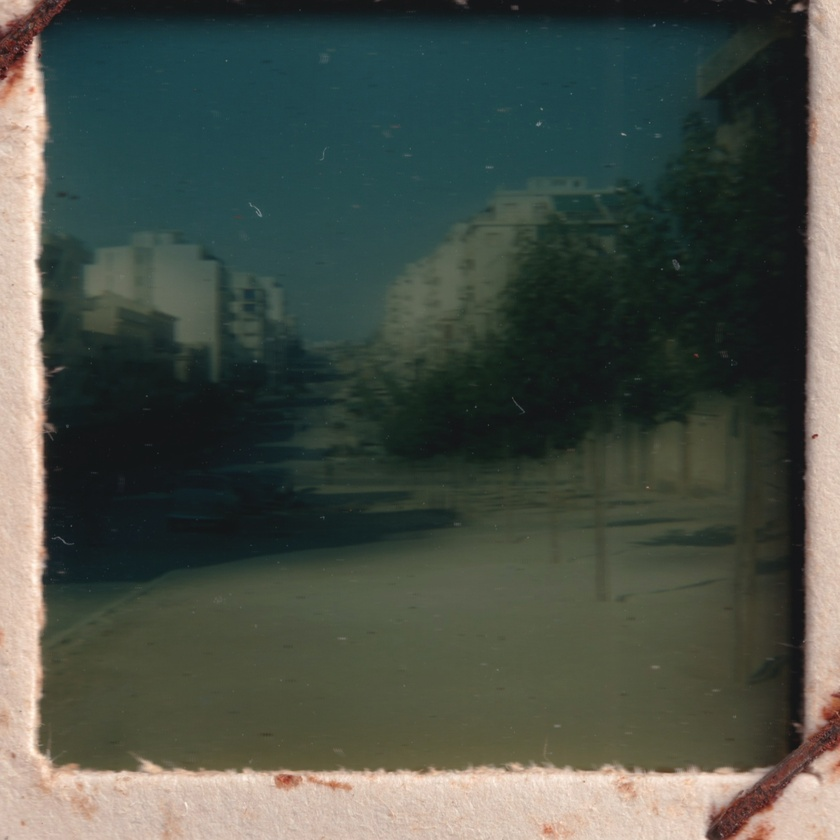
#> input picture debug_window_1.jpg, 840 x 840 px, shrunk from 2410 x 2410 before the run
$ python -i noise_reducer.py   (imports and definitions only)
#> lines starting #> are read from the running program, lines starting #| are printed output that depends on the picture; after the words box and inside, x2 and y2 are one past the last pixel; in counts of white or black regions, pixels touching at a corner belong together
#> further down, picture is the input picture: shape (840, 840, 3); mean B, G, R 72.3, 81, 73.8
"""Component for reducing noise, dust, and aging artifacts in vintage stereo images."""

import cv2
import numpy as np
from typing import Tuple, Optional

class NoiseReducer:
    def __init__(self, debug_mode: bool = False):
        self.debug_mode = debug_mode
        # Parameters for different cleaning methods
        self.BILATERAL_PARAMS = {
            'd': 9,
            'sigma_color': 75,
            'sigma_space': 75
        }
        self.NLM_PARAMS = {
            'h': 10,
            'template_window_size': 7,
            'search_window_size': 21
        }
        self.DUST_PARAMS = {
            'kernel_size': 3,
            'threshold': 30
        }
        self.MEDIAN_PARAMS = {
            'kernel_size': 3
        }

    def reduce_noise(self,
                    image: np.ndarray,
                    method: str = 'bilateral',
                    strength: str = 'medium') -> np.ndarray:
        """
        Apply noise reduction using specified method and strength.

        Args:
            image: Input image
            method: 'bilateral', 'nlm', or 'gaussian'
            strength: 'low', 'medium', or 'high'

        Returns:
            np.ndarray: Denoised image
        """
        # Adjust parameters based on strength
        if strength == 'low':
            self.BILATERAL_PARAMS['sigma_color'] = 50
            self.BILATERAL_PARAMS['sigma_space'] = 50
            self.NLM_PARAMS['h'] = 5
        elif strength == 'high':
            self.BILATERAL_PARAMS['sigma_color'] = 100
            self.BILATERAL_PARAMS['sigma_space'] = 100
            self.NLM_PARAMS['h'] = 15

        # Apply selected method
        if method == 'nlm':
            result = cv2.fastNlMeansDenoisingColored(
                image,
                None,
                h=self.NLM_PARAMS['h'],
                templateWindowSize=self.NLM_PARAMS['template_window_size'],
                searchWindowSize=self.NLM_PARAMS['search_window_size']
            )
        elif method == 'gaussian':
            kernel_size = 5 if strength == 'medium' else (3 if strength == 'low' else 7)
            result = cv2.GaussianBlur(image, (kernel_size, kernel_size), 0)
        else:  # bilateral
            result = cv2.bilateralFilter(
                image,
                self.BILATERAL_PARAMS['d'],
                self.BILATERAL_PARAMS['sigma_color'],
                self.BILATERAL_PARAMS['sigma_space']
            )

        if self.debug_mode:
            cv2.imwrite(f'debug_denoised_{method}_{strength}.jpg', result)

        return result

    def remove_dust_and_scratches(self, image: np.ndarray) -> np.ndarray:
        """Remove dust spots and scratches."""
        # Convert to LAB color space
        lab = cv2.cvtColor(image, cv2.COLOR_BGR2LAB)
#> lab: shape (840, 840, 3); mean of channels 0, 1, 2 83.3, 123.5, 132.1
        l, a, b = cv2.split(lab)
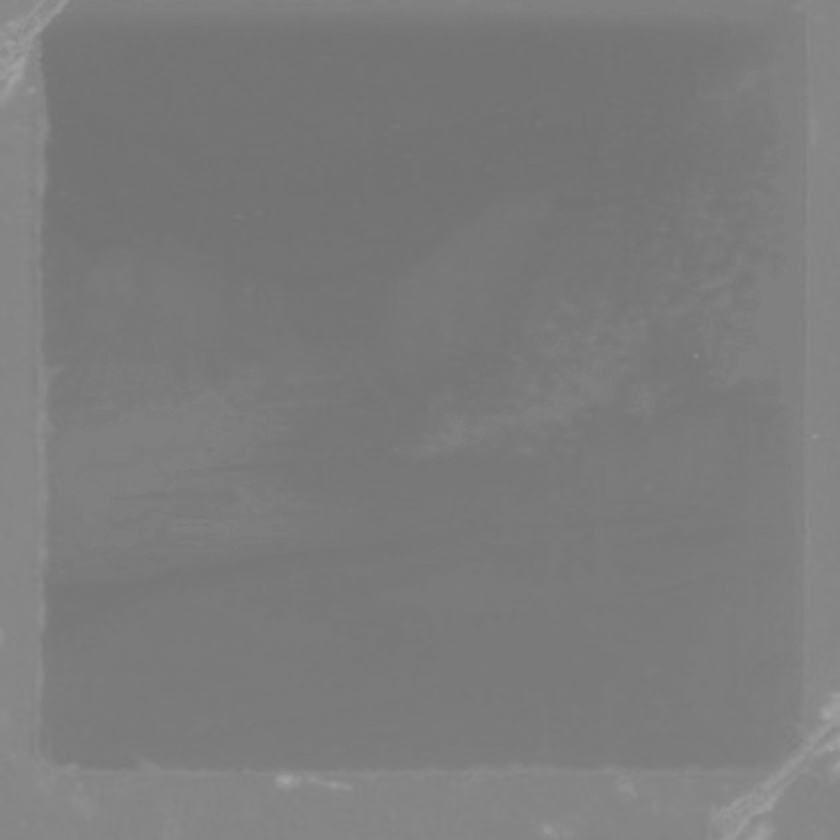
#> a: shape (840, 840); min 113, max 162, mean 123.5

        # Create mask for dust and scratches
        _, dust_mask = cv2.threshold(
            l,
            self.DUST_PARAMS['threshold'],
            255,
            cv2.THRESH_BINARY + cv2.THRESH_OTSU
        )
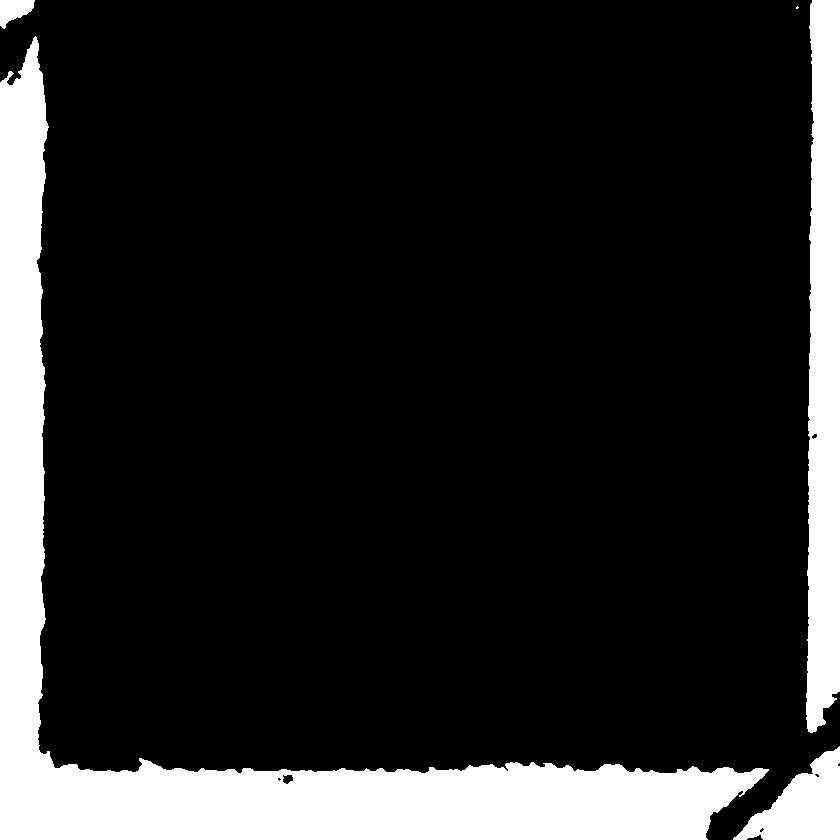
#> dust_mask: shape (840, 840); 15.6% white; 5 white regions (1 under 20 px), largest, box (x1, y1, x2, y2) and area: (0, 36, 769, 840) 82122, (806, 0, 840, 733) 21816, (733, 746, 840, 840) 5394, (0, 0, 35, 29) 639

        # Clean up the mask
        kernel = np.ones((self.DUST_PARAMS['kernel_size'],
                         self.DUST_PARAMS['kernel_size']),
                         np.uint8)
        dust_mask = cv2.morphologyEx(dust_mask, cv2.MORPH_OPEN, kernel)
#> dust_mask: shape (840, 840); 15.6% white; 5 white regions, box (x1, y1, x2, y2) and area: (0, 37, 768, 840) 82025, (806, 0, 840, 733) 21790, (733, 747, 840, 840) 5391, (0, 0, 35, 28) 637, (8, 71, 13, 77) 25

        # Apply inpainting
        cleaned = cv2.inpaint(
            image,
            dust_mask,
            3,
            cv2.INPAINT_TELEA
        )

        if self.debug_mode:
            cv2.imwrite('debug_dust_mask.jpg', dust_mask)
            cv2.imwrite('debug_dust_removed.jpg', cleaned)

        return cleaned

    def remove_aging_artifacts(self, image: np.ndarray) -> np.ndarray:
        """Remove aging artifacts like color fading."""
        # Convert to LAB color space
        lab = cv2.cvtColor(image, cv2.COLOR_BGR2LAB)
#> lab: shape (840, 840, 3); mean of channels 0, 1, 2 71, 123.5, 132.3
        l, a, b = cv2.split(lab)
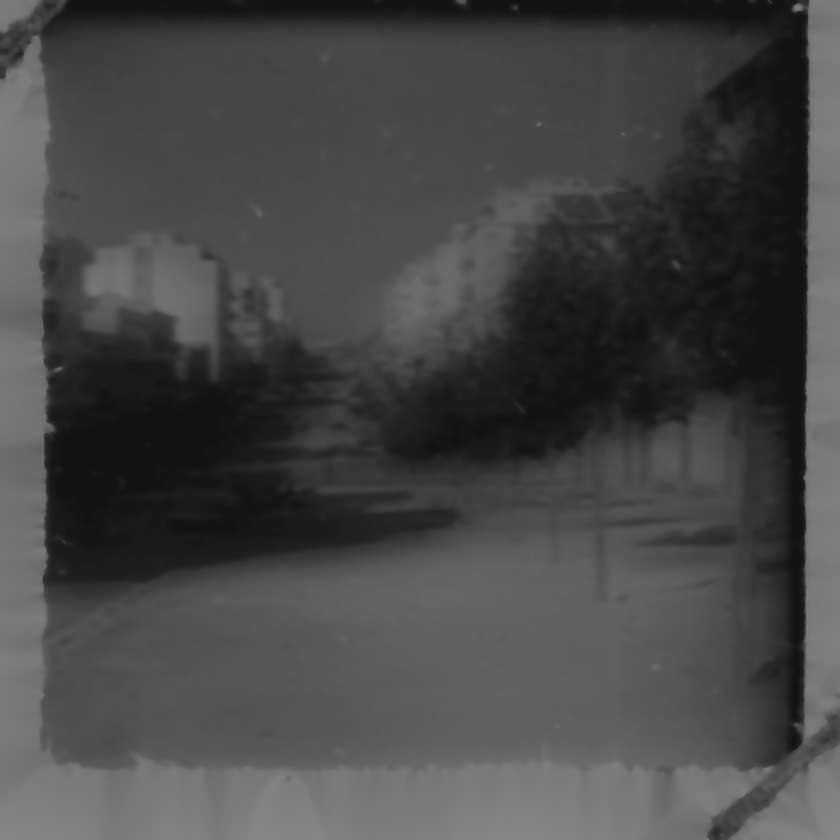
#> l: shape (840, 840); min 17, max 134, mean 71

        # Apply CLAHE to L channel
        clahe = cv2.createCLAHE(clipLimit=2.0, tileGridSize=(8,8))
        l = clahe.apply(l)
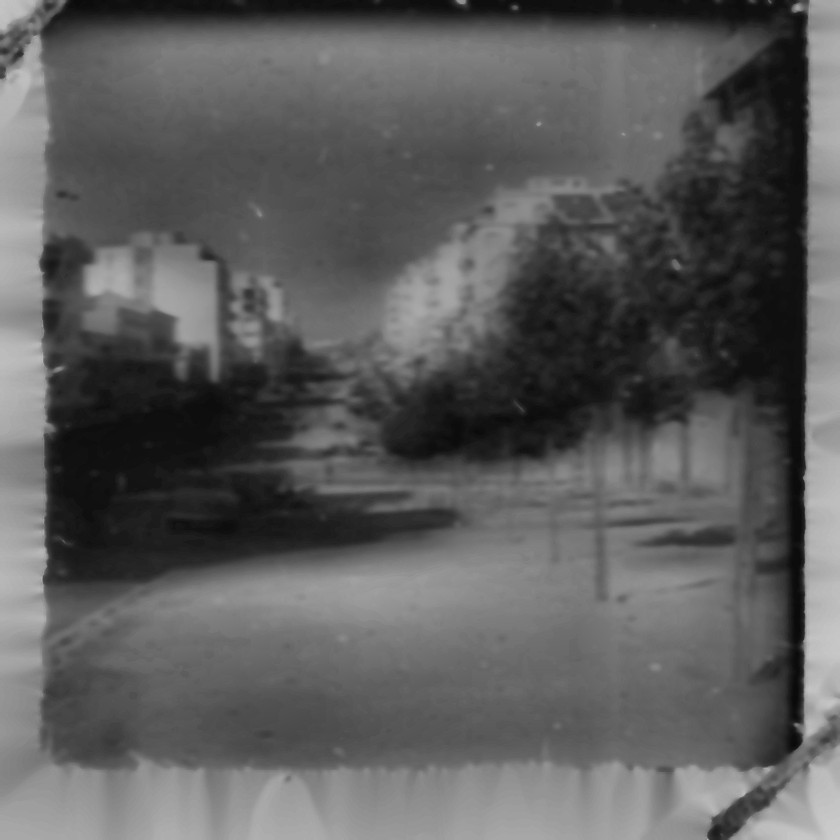
#> l: shape (840, 840); min 10, max 204, mean 92.4

        # Enhance color channels
        a = cv2.convertScaleAbs(a, alpha=1.2, beta=0)
        b = cv2.convertScaleAbs(b, alpha=1.2, beta=0)
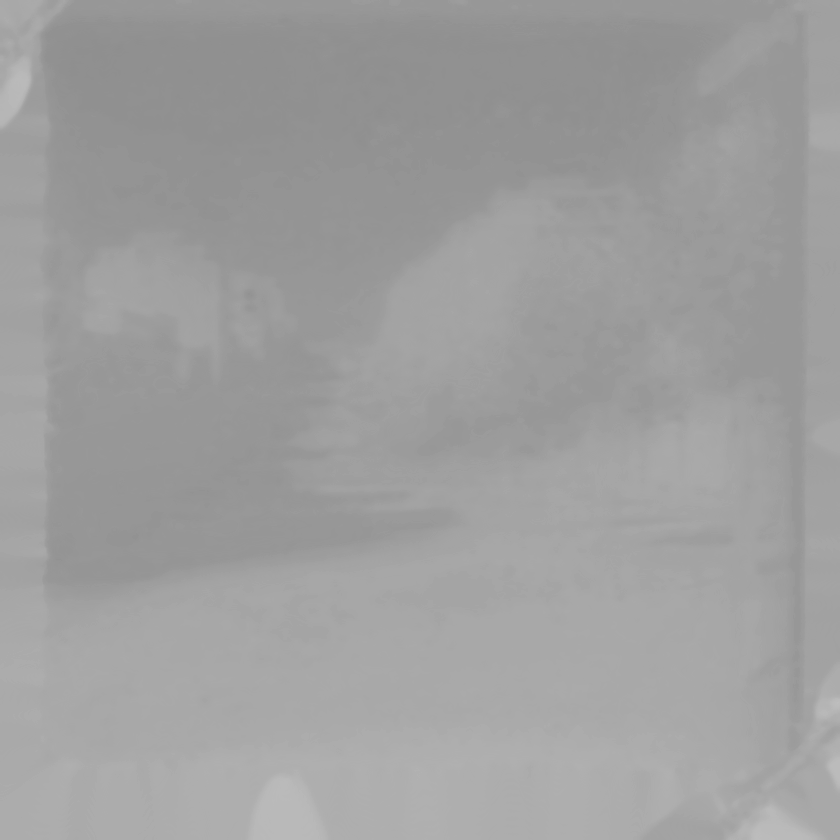
#> b: shape (840, 840); min 142, max 190, mean 158.7

        # Merge channels and convert back
        enhanced_lab = cv2.merge([l, a, b])
#> enhanced_lab: shape (840, 840, 3); mean of channels 0, 1, 2 92.4, 148.2, 158.7
        enhanced = cv2.cvtColor(enhanced_lab, cv2.COLOR_LAB2BGR)
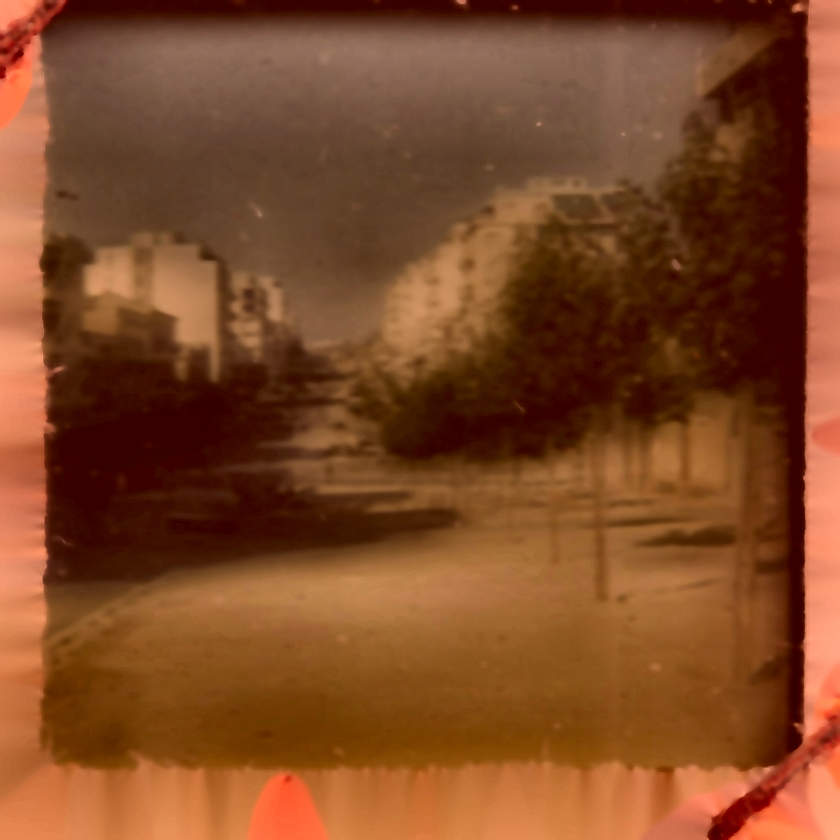
#> enhanced: shape (840, 840, 3); mean B, G, R 37.8, 72.3, 127.5

        if self.debug_mode:
            cv2.imwrite('debug_aging_removed.jpg', enhanced)

        return enhanced

    def apply_median_filter(self, image: np.ndarray) -> np.ndarray:
        """Apply median filter to remove salt-and-pepper noise."""
        return cv2.medianBlur(
            image,
            self.MEDIAN_PARAMS['kernel_size']
        )

    def process_vintage_photo(self,
                            image: np.ndarray,
                            remove_dust: bool = True,
                            remove_aging: bool = True,
                            denoise_method: str = 'bilateral',
                            strength: str = 'medium') -> np.ndarray:
        """Complete processing pipeline for vintage photos."""
        result = image.copy()

        if remove_dust:
            result = self.apply_median_filter(result)
            result = self.remove_dust_and_scratches(result)

        if denoise_method:
            result = self.reduce_noise(result, denoise_method, strength)

        if remove_aging:
            result = self.remove_aging_artifacts(result)

        return result

    def process_stereo_pair(self,
                          left_image: np.ndarray,
                          right_image: np.ndarray,
                          remove_dust: bool = True,
                          remove_aging: bool = True,
                          denoise_method: str = 'bilateral',
                          strength: str = 'medium') -> Tuple[np.ndarray, np.ndarray]:
        """Process both stereo images consistently."""
        left_processed = self.process_vintage_photo(
            left_image,
            remove_dust,
            remove_aging,
            denoise_method,
            strength
        )

        right_processed = self.process_vintage_photo(
            right_image,
            remove_dust,
            remove_aging,
            denoise_method,
            strength
        )

        return left_processed, right_processed

>>> import cv2
>>> picture = cv2.imread('../debug_window_1.jpg')
>>> result = NoiseReducer().process_vintage_photo(picture)
